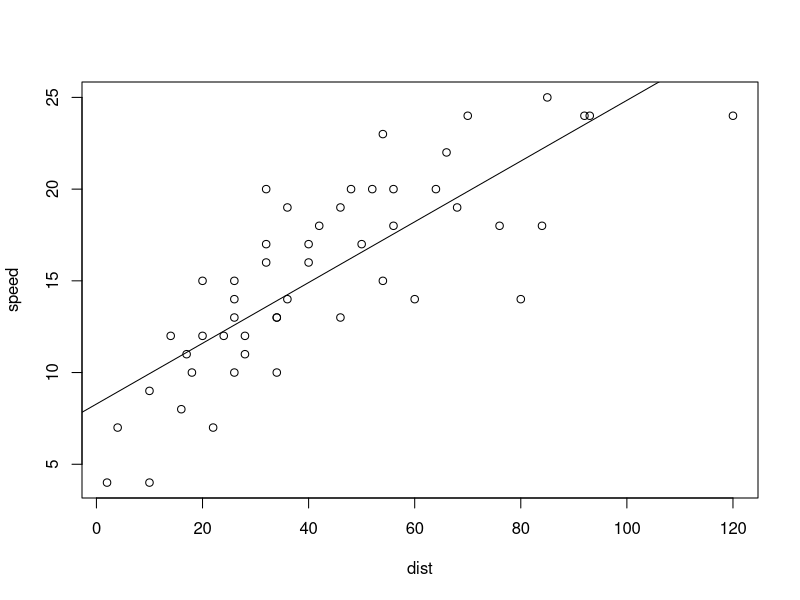

Generate this figure with R:
# Correlação e Regressão Linear

cars

cor(cars)

modelo = lm(speed ~ dist, data = cars)

modelo

plot(speed ~ dist, data = cars)

abline(modelo)

predict(modelo, data.frame(dist=22))

# Quiz

women

cor(women)

modelo = lm(height ~ weight, data = women)

modelo

predict(modelo, data.frame(weight=124))
